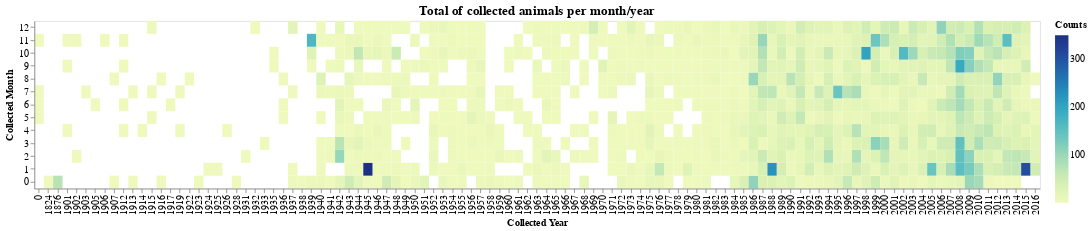

Here is the notebook cell this chart was saved with:
### Code cell
total = alt.Chart(counts, title='Total of collected animals per month/year', width=1200,
         height=200).mark_rect().encode(
    y = alt.Y('mes_coleta', type='ordinal', title='Collected Month',
              sort= alt.EncodingSortField('mes_coleta', order='descending')),
    x = alt.X('ano_coleta', type='ordinal', title='Collected Year'),
    color= alt.Color('counts', title='Counts', scale= alt.Scale(scheme='yellowgreenblue')),
    tooltip = alt.Tooltip(['counts', 'ano_coleta', 'mes_coleta'])
)

total = total.configure_title(fontSize=16).configure_axis(
    labelFontSize=12,
    titleFontSize=12
).configure_legend(
    labelFontSize=12,
    titleFontSize=12
)

total.save('./graphs/seasonality/season-total.html')

total

### Figure 1 — Vega-Lite specification as saved in the notebook (floating-point values rounded to 4 significant figures; data arrays with more than 128 entries replaced by an {"elided": "..."} marker saying what was removed)
{"config": {"view": {"continuousWidth": 400, "continuousHeight": 300}, "axis": {"labelFontSize": 12, "titleFontSize": 12}, "legend": {"labelFontSize": 12, "titleFontSize": 12}, "title": {"fontSize": 16}}, "data": {"name": "data-b16ee288b2d8209bab2c82439ad252be"}, "mark": "rect", "encoding": {"color": {"type": "quantitative", "field": "counts", "scale": {"scheme": "yellowgreenblue"}, "title": "Counts"}, "tooltip": [{"type": "quantitative", "field": "counts"}, {"type": "quantitative", "field": "ano_coleta"}, {"type": "quantitative", "field": "mes_coleta"}], "x": {"type": "ordinal", "field": "ano_coleta", "title": "Collected Year"}, "y": {"type": "ordinal", "field": "mes_coleta", "sort": {"field": "mes_coleta", "order": "descending"}, "title": "Collected Month"}}, "height": 200, "title": "Total of collected animals per month/year", "width": 1200, "$schema": "https://vega.github.io/schema/vega-lite/v4.8.1.json", "datasets": {"data-b16ee288b2d8209bab2c82439ad252be": {"elided": "888 records"}}}
